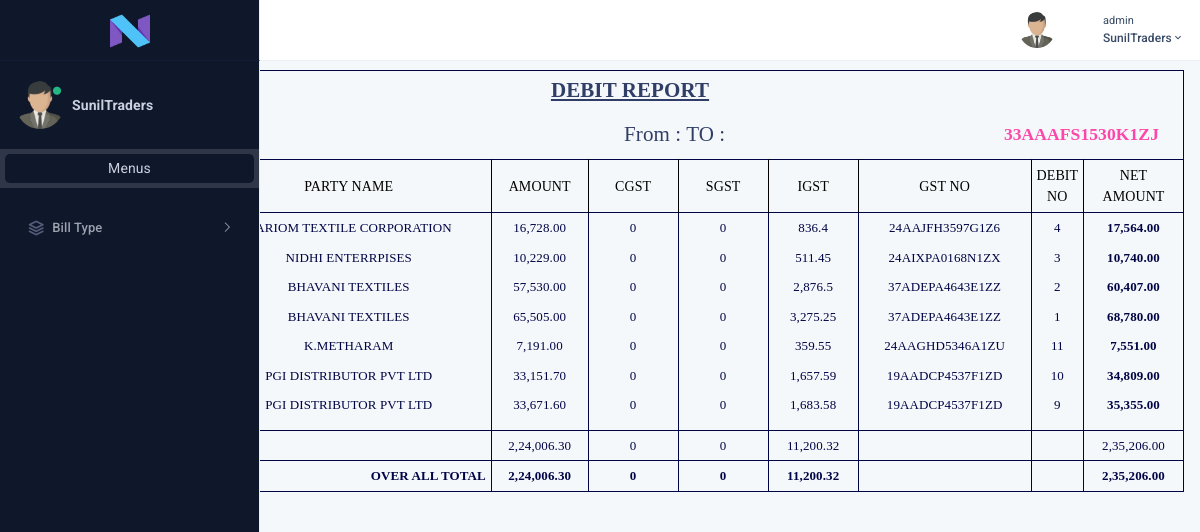
Screenshot of /debitNoteReportBill.php (signed in) with the database file from the repository.
### tables this page shows
CREATE TABLE `debit_note` (
  `debit_note_id` int(11) NOT NULL,
  `formId` varchar(50) NOT NULL DEFAULT '0',
  `supplierName` varchar(100) DEFAULT NULL,
  `address` varchar(200) DEFAULT NULL,
  `phoneNo` varchar(13) DEFAULT NULL,
  `city` varchar(100) DEFAULT NULL,
  `billNo` varchar(50) DEFAULT NULL,
  `appNo` varchar(50) DEFAULT NULL,
  `aDate` date DEFAULT NULL,
  `GSTNO` varchar(20) DEFAULT NULL,
  `terms` text,
  `HSNNo` varchar(50) DEFAULT NULL,
  `LR` varchar(100) DEFAULT NULL,
  `lrDate` date DEFAULT NULL,
  `through` varchar(100) NOT NULL,
  `invoiceNumber` varchar(100) NOT NULL,
  `amount` int(11) NOT NULL,
  `GST` varchar(10) NOT NULL,
  `GSTType` varchar(10) NOT NULL,
  `CGST` float NOT NULL,
  `CGSTTax` float NOT NULL,
  `SGST` float NOT NULL,
  `SGSTTax` float NOT NULL,
  `IGST` float NOT NULL,
  `IGSTTax` float NOT NULL,
  `subTotal` float NOT NULL,
  `total` float NOT NULL,
  `roundOff` float NOT NULL,
  `netAmount` float NOT NULL,
  `debitBillDate` date NOT NULL,
  `debitAmt` float NOT NULL,
  `createdAt` timestamp NOT NULL DEFAULT CURRENT_TIMESTAMP,
  `updatedAt` timestamp NOT NULL DEFAULT CURRENT_TIMESTAMP ON UPDATE CURRENT_TIMESTAMP,
  `status` int(11) NOT NULL DEFAULT '0',
  `debit_note_bill_id` varchar(7) NOT NULL,
  `financialYear` year(4) DEFAULT NULL
);

### debitNoteReportBill.php (the view, shortened to what the rows shown need)
<?php
    if(!empty($_REQUEST['fdate'])){
        $fdate = $_REQUEST['fdate'];
        $toDate = $_REQUEST['toDate'];
    }else{
        $fdate = $toDate = '';
    }
?>
<!DOCTYPE html>
<html lang="en">
<head>
    <link href="assets/plugins/datatables/datatable.css" rel="stylesheet" type="text/css" />
    <link href="assets/css/bootstrap.min.css" rel="stylesheet" type="text/css" />
    <link href="assets/css/icons.min.css" rel="stylesheet" type="text/css" />
    <link href="assets/css/app.min.css" rel="stylesheet" type="text/css" />
</head>
<body id="body" class="dark-sidebar">
<?php include('header.php') ?>
    <div class="page-wrapper ">
        <div class="page-content-tab ">
            <div class="container-fluid " style="margin-top: 10px;">
                <div class="row">
                    <div class="col-lg-12 table-nth-table "  id="break"  style="font-family: 'PT Serif', serif !important;">
                        <table class="table tablesss"  id="invoice-table" >
                            <thead class=""  style="border:1px solid;">
                                <tr>
                                    <th class="text-center pt-1 pb-1" colspan="10">
                                        <h4 style="line-height: 10px;"><b><u>DEBIT REPORT</u> </b></h4></td>
                                </tr>
                                <tr>
                                    <th class="text-start pt-1 pb-1" colspan="3">
                                        <h5 class="ttl-color"><b>SUNIL TRADERS</b></h5>
                                    </th>
                                    <th class="text-center pt-1 pb-1" colspan="4">
                                    <h4>From : <?= $fdate ?> TO : <?= $toDate ?></h4>
                                    </th>
                                    <th class="text-end pt-1 pb-1" colspan="3">
                                        <h5 class="ttl-color"><b>33AAAFS1530K1ZJ</b></h5>
                                    </th>
                                </tr>
                                <tr class="table-title ">
                                    <th class="text-center" style="width: 20px;">S.No</th>
                                    <th class="text-center" style="width: 90px;">DATE</th>
                                    <th class="text-center party-name" >PARTY NAME</th>
                                    <th class="text-center">AMOUNT</th>
                                    <th class="text-center" style="width: 90px;">CGST</th>
                                    <th class="text-center" style="width: 90px;">SGST</th>
                                    <th class="text-center" style="width: 90px;">IGST</th>
                                    <th class="text-center gst-no">GST NO</th>
                                    <th class="text-center" style="width: 30px;">DEBIT NO</th>
                                    <th class="text-center" style="width: 100px;">NET AMOUNT</th>
                                </tr>
                            </thead>
                            <tbody >
                                <?php
                                    if($fdate){
                                        $sql2 = "SELECT * FROM debit_note WHERE `createdAt` BETWEEN '$fdate' AND '$toDate' ORDER BY debit_note_id ASC";
                                    }else{
                                        $sql2 = "SELECT * FROM debit_note ORDER BY debit_note_id DESC";
                                    }
                                    $result2 = $conn->query($sql2);
                                    $i=1;
                                    while($purchase = $result2->fetch_assoc()){
                                ?>
                                <tr class="table-titless invoice_line" >
                                    <td class="text-center"><?= $i++ ?></td>
                                    <td class="text-center"><?= date('d-m-Y',strtotime($purchase['createdAt'])) ?></td>
                                    <td class="text-center"><?= $purchase['supplierName'] ?></td>
                                    <td class="text-center">
                                        <?php
                                            $total=number_format($purchase['subTotal'],2);
                                            $tot_amount=str_replace( ',', '', $total );
                                            echo preg_replace("/(\d+?)(?=(\d\d)+(\d)(?!\d))(\.\d+)?/i", "$1,", $tot_amount);
                                        ?>
                                    </td>
                                    <td class="text-center">
                                        <?php
                                        if($purchase['CGSTTax']!='')
                                        {
                                            $cgst_amount=str_replace( ',', '', $purchase['CGSTTax'] );
                                            echo preg_replace("/(\d+?)(?=(\d\d)+(\d)(?!\d))(\.\d+)?/i", "$1,", $cgst_amount);
                                        }
                                        else
                                        {
                                           echo  "---";
                                        }
                                        ?>
                                    </td>
                                    <td class="text-center">
                                        <?php
                                        if($purchase['SGSTTax']!='')
                                        {
                                            $sgst_amount=str_replace( ',', '', $purchase['SGSTTax'] );
                                            echo preg_replace("/(\d+?)(?=(\d\d)+(\d)(?!\d))(\.\d+)?/i", "$1,", $sgst_amount);
                                        }
                                        else
                                        {
                                           echo  "---";
                                        }
                                        ?>
                                    </td>
                                    <td class="text-center">
                                        <?php
                                        if($purchase['IGSTTax']!='')
                                        {
                                            $igst_amount=str_replace( ',', '', $purchase['IGSTTax'] );
                                            echo preg_replace("/(\d+?)(?=(\d\d)+(\d)(?!\d))(\.\d+)?/i", "$1,", $igst_amount);
                                        }
                                        else
                                        {
                                           echo  "---";
                                        }
                                        ?>
                                    </td>
                                    <td class="text-center"><?= $purchase['GSTNO'] ?></td>
                                    <td class="text-center"><?= $purchase['debit_note_bill_id'] ?></td>
                                    <td class="text-center" style="font-weight: bold;">
                                        <b>
                                        <?php
                                            $total=number_format($purchase['netAmount'],2);
                                            $net_amount=str_replace( ',', '', $total );
                                            echo preg_replace("/(\d+?)(?=(\d\d)+(\d)(?!\d))(\.\d+)?/i", "$1,", $net_amount);
                                        ?>
                                        </b>
                                    </td>
                                </tr>
                                <?php
                                    }
                                ?>
                      </tbody>
                    </table>
                    </div>
                </div>
            </div>
   </div>
    </div>
</body>
</html>

### rows the page displays
debit_note: supplierName "HARIOM TEXTILE CORPORATION", subTotal "16,728.00", CGSTTax "0", SGSTTax "0", IGSTTax "836.4", GSTNO "24AAJFH3597G1Z6", debit_note_bill "4", netAmount "17,564.00"
debit_note: supplierName "NIDHI ENTERRPISES", subTotal "10,229.00", CGSTTax "0", SGSTTax "0", IGSTTax "511.45", GSTNO "24AIXPA0168N1ZX", debit_note_bill "3", netAmount "10,740.00"
debit_note: supplierName "BHAVANI TEXTILES", subTotal "57,530.00", CGSTTax "0", SGSTTax "0", IGSTTax "2,876.5", GSTNO "37ADEPA4643E1ZZ", debit_note_bill "2", netAmount "60,407.00"
debit_note: supplierName "BHAVANI TEXTILES", subTotal "65,505.00", CGSTTax "0", SGSTTax "0", IGSTTax "3,275.25", GSTNO "37ADEPA4643E1ZZ", debit_note_bill "1", netAmount "68,780.00"
debit_note: supplierName "K.METHARAM", subTotal "7,191.00", CGSTTax "0", SGSTTax "0", IGSTTax "359.55", GSTNO "24AAGHD5346A1ZU", debit_note_bill "11", netAmount "7,551.00"
debit_note: supplierName "PGI DISTRIBUTOR PVT LTD", subTotal "33,151.70", CGSTTax "0", SGSTTax "0", IGSTTax "1,657.59", GSTNO "19AADCP4537F1ZD", debit_note_bill "10", netAmount "34,809.00"
debit_note: supplierName "PGI DISTRIBUTOR PVT LTD", subTotal "33,671.60", CGSTTax "0", SGSTTax "0", IGSTTax "1,683.58", GSTNO "19AADCP4537F1ZD", debit_note_bill "9", netAmount "35,355.00"

### other values shown
$_SESSION['username'] "admin"
